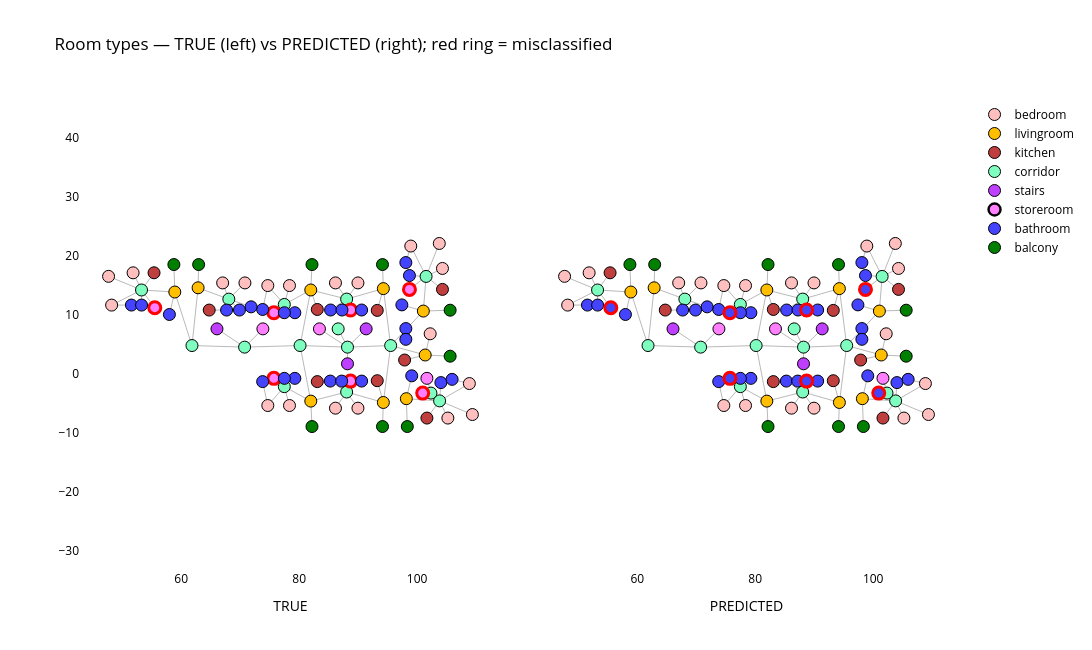

Notebook source saved alongside this figure:
### Markdown cell above
## 13. Visualise true vs predicted room types (plan view)

### Code cell
fig = go.Figure()
ex, ey = [], []
for a, b in edges:
    ex += [cen_xyz[a,0], cen_xyz[b,0], None]; ey += [cen_xyz[a,1], cen_xyz[b,1], None]

def panel(col, name_key, title, xref):
    fig.add_trace(go.Scatter(x=ex, y=ey, mode="lines", xaxis=xref,
                             line=dict(color="rgba(80,80,80,0.4)", width=1), hoverinfo="skip", showlegend=False))
    for t in present:
        idx = [i for i in range(N) if pred_df.iloc[i][name_key] == t]
        if not idx: continue
        wrong = [i for i in idx if pred_df.iloc[i].y_true != pred_df.iloc[i].y_pred]
        fig.add_trace(go.Scatter(
            x=cen_xyz[idx,0], y=cen_xyz[idx,1], mode="markers", xaxis=xref,
            marker=dict(size=12, color=ROOM_COLOR[t],
                        line=dict(color=["red" if i in wrong else "black" for i in idx],
                                  width=[3 if i in wrong else 1 for i in idx])),
            name=t, showlegend=(xref=="x"),
            text=[f"{pred_df.iloc[i].true_name}->{pred_df.iloc[i].pred_name}" for i in idx], hoverinfo="text"))

panel(None, "true_name", "True", "x")
panel(None, "pred_name", "Predicted", "x2")
fig.update_layout(
    title=dict(text="Room types — TRUE (left) vs PREDICTED (right); red ring = misclassified",
               font=dict(color="black")),
    paper_bgcolor="white", plot_bgcolor="white",
    xaxis=dict(domain=[0,0.48], color="black", scaleanchor="y", scaleratio=1, title="TRUE"),
    xaxis2=dict(domain=[0.52,1.0], color="black", scaleanchor="y", scaleratio=1, title="PREDICTED"),
    yaxis=dict(color="black"), legend=dict(font=dict(color="black")),
    width=1300, height=650)
fig.show(renderer=renderer)

### Figure 1 — Plotly figure (JSON) as saved in the notebook; plotly's stock layout.template omitted (floating-point values rounded to 4 significant figures; data arrays with more than 128 entries replaced by an {"elided": "..."} marker saying what was removed)
{"data": [{"hoverinfo": "skip", "line": {"color": "rgba(80,80,80,0.4)", "width": 1}, "mode": "lines", "showlegend": false, "type": "scatter", "x": {"elided": "306 float values"}, "xaxis": "x", "y": {"elided": "306 float values"}}, {"hoverinfo": "text", "marker": {"color": "#FFBFBF", "line": {"color": ["black", "black", "black", "black", "black", "black", "black", "black", "black", "black", "black", "black", "black", "black", "black", "black", "black", "black", "black", "black"], "width": [1, 1, 1, 1, 1, 1, 1, 1, 1, 1, 1, 1, 1, 1, 1, 1, 1, 1, 1, 1]}, "size": 12}, "mode": "markers", "name": "bedroom", "showlegend": true, "text": ["bedroom->bedroom", "bedroom->bedroom", "bedroom->bedroom", "bedroom->bedroom", "bedroom->bedroom", "bedroom->bedroom", "bedroom->bedroom", "bedroom->bedroom", "bedroom->bedroom", "bedroom->bedroom", "bedroom->bedroom", "bedroom->bedroom", "bedroom->bedroom", "bedroom->bedroom", "bedroom->bedroom", "bedroom->bedroom", "bedroom->bedroom", "bedroom->bedroom", "bedroom->bedroom", "bedroom->bedroom"], "type": "scatter", "x": [86.15, 74.68, 89.96, 78.36, 67.03, 108.9, 109.4, 105.2, 102.2, 103.8, 98.92, 48.21, 47.68, 51.84, 89.96, 78.36, 86.15, 74.68, 70.8, 104.3], "xaxis": "x", "y": [-5.793, -5.343, 15.44, 14.99, 15.44, -1.62, -6.87, -7.47, 6.817, 22.13, 21.69, 11.68, 16.55, 17.15, -5.793, -5.343, 15.44, 14.99, 15.44, 17.89]}, {"hoverinfo": "text", "marker": {"color": "#FFBF00", "line": {"color": ["black", "black", "black", "black", "black", "black", "black", "black", "black"], "width": [1, 1, 1, 1, 1, 1, 1, 1, 1]}, "size": 12}, "mode": "markers", "name": "livingroom", "showlegend": true, "text": ["livingroom->livingroom", "livingroom->livingroom", "livingroom->livingroom", "livingroom->livingroom", "livingroom->livingroom", "livingroom->livingroom", "livingroom->livingroom", "livingroom->livingroom", "livingroom->livingroom"], "type": "scatter", "x": [81.97, 81.97, 94.27, 98.17, 101.4, 101.1, 58.92, 62.87, 94.27], "xaxis": "x", "y": [-4.596, 14.24, 14.47, -4.184, 3.22, 10.67, 13.9, 14.61, -4.826]}, {"hoverinfo": "text", "marker": {"color": "#BF3F3F", "line": {"color": ["black", "black", "black", "black", "black", "black", "black", "black", "black"], "width": [1, 1, 1, 1, 1, 1, 1, 1, 1]}, "size": 12}, "mode": "markers", "name": "kitchen", "showlegend": true, "text": ["kitchen->kitchen", "kitchen->kitchen", "kitchen->kitchen", "kitchen->kitchen", "kitchen->kitchen", "kitchen->kitchen", "kitchen->kitchen", "kitchen->kitchen", "kitchen->kitchen"], "type": "scatter", "x": [55.4, 93.24, 83.07, 101.7, 97.87, 64.75, 93.24, 83.07, 104.3], "xaxis": "x", "y": [17.16, -1.135, -1.291, -7.47, 2.367, 10.84, 10.78, 10.94, 14.34]}, {"hoverinfo": "text", "marker": {"color": "#7FFFBF", "line": {"color": ["black", "black", "black", "black", "black", "black", "black", "black", "black", "black", "black", "black", "black", "black", "black"], "width": [1, 1, 1, 1, 1, 1, 1, 1, 1, 1, 1, 1, 1, 1, 1]}, "size": 12}, "mode": "markers", "name": "corridor", "showlegend": true, "text": ["corridor->corridor", "corridor->corridor", "corridor->corridor", "corridor->corridor", "corridor->corridor", "corridor->corridor", "corridor->corridor", "corridor->corridor", "corridor->corridor", "corridor->corridor", "corridor->corridor", "corridor->corridor", "corridor->corridor", "corridor->corridor", "corridor->corridor"], "type": "scatter", "x": [86.61, 77.48, 70.75, 95.51, 103.8, 102.3, 53.27, 61.83, 77.48, 88.05, 68.07, 88.05, 80.15, 88.19, 101.5], "xaxis": "x", "y": [7.651, 11.79, 4.554, 4.824, -4.558, -3.235, 14.24, 4.824, -2.144, -3.054, 12.69, 12.7, 4.824, 4.554, 16.54]}, {"hoverinfo": "text", "marker": {"color": "#BF3FFF", "line": {"color": ["black", "black", "black"], "width": [1, 1, 1]}, "size": 12}, "mode": "markers", "name": "stairs", "showlegend": true, "text": ["stairs->stairs", "stairs->stairs", "stairs->stairs"], "type": "scatter", "x": [91.35, 88.19, 66.06], "xaxis": "x", "y": [7.651, 1.727, 7.651]}, {"hoverinfo": "text", "marker": {"color": "#FF7FFF", "line": {"color": ["black", "red", "red", "red", "red", "black", "black", "red", "red", "red"], "width": [1, 3, 3, 3, 3, 1, 1, 3, 3, 3]}, "size": 12}, "mode": "markers", "name": "storeroom", "showlegend": true, "text": ["storeroom->storeroom", "storeroom->bathroom", "storeroom->bathroom", "storeroom->bathroom", "storeroom->bathroom", "storeroom->storeroom", "storeroom->storeroom", "storeroom->bathroom", "storeroom->bathroom", "storeroom->bathroom"], "type": "scatter", "x": [83.44, 55.52, 88.71, 88.71, 98.69, 73.85, 101.7, 100.9, 75.71, 75.71], "xaxis": "x", "y": [7.651, 11.24, -1.201, 10.85, 14.34, 7.651, -0.7346, -3.235, 10.39, -0.7414]}, {"hoverinfo": "text", "marker": {"color": "#4444FF", "line": {"color": ["black", "black", "black", "black", "black", "black", "black", "black", "black", "black", "black", "black", "black", "black", "black", "black", "black", "black", "black", "black", "black", "black", "black", "black", "black", "black"], "width": [1, 1, 1, 1, 1, 1, 1, 1, 1, 1, 1, 1, 1, 1, 1, 1, 1, 1, 1, 1, 1, 1, 1, 1, 1, 1]}, "size": 12}, "mode": "markers", "name": "bathroom", "showlegend": true, "text": ["bathroom->bathroom", "bathroom->bathroom", "bathroom->bathroom", "bathroom->bathroom", "bathroom->bathroom", "bathroom->bathroom", "bathroom->bathroom", "bathroom->bathroom", "bathroom->bathroom", "bathroom->bathroom", "bathroom->bathroom", "bathroom->bathroom", "bathroom->bathroom", "bathroom->bathroom", "bathroom->bathroom", "bathroom->bathroom", "bathroom->bathroom", "bathroom->bathroom", "bathroom->bathroom", "bathroom->bathroom", "bathroom->bathroom", "bathroom->bathroom", "bathroom->bathroom", "bathroom->bathroom", "bathroom->bathroom", "bathroom->bathroom"], "type": "scatter", "x": [85.28, 87.21, 51.56, 58.0, 53.28, 73.81, 73.81, 71.85, 104.0, 105.9, 98.08, 98.08, 98.08, 97.41, 90.59, 67.69, 69.88, 85.33, 90.59, 87.26, 99.08, 98.69, 79.27, 79.27, 77.49, 77.49], "xaxis": "x", "y": [-1.202, -1.2, 11.69, 10.09, 11.68, -1.291, 10.94, 11.39, -1.458, -0.908, 7.705, 5.88, 18.89, 11.72, -1.201, 10.84, 10.84, 10.85, 10.85, 10.85, -0.308, 16.69, -0.7409, 10.39, -0.7406, 10.39]}, {"hoverinfo": "text", "marker": {"color": "#007F00", "line": {"color": ["black", "black", "black", "black", "black", "black", "black", "black", "black"], "width": [1, 1, 1, 1, 1, 1, 1, 1, 1]}, "size": 12}, "mode": "markers", "name": "balcony", "showlegend": true, "text": ["balcony->balcony", "balcony->balcony", "balcony->balcony", "balcony->balcony", "balcony->balcony", "balcony->balcony", "balcony->balcony", "balcony->balcony", "balcony->balcony"], "type": "scatter", "x": [94.13, 94.13, 82.17, 58.76, 105.6, 105.6, 98.33, 82.17, 62.96], "xaxis": "x", "y": [-8.906, 18.55, 18.55, 18.55, 10.82, 3.017, -8.906, -8.906, 18.55]}, {"hoverinfo": "skip", "line": {"color": "rgba(80,80,80,0.4)", "width": 1}, "mode": "lines", "showlegend": false, "type": "scatter", "x": {"elided": "306 float values"}, "xaxis": "x2", "y": {"elided": "306 float values"}}, {"hoverinfo": "text", "marker": {"color": "#FFBFBF", "line": {"color": ["black", "black", "black", "black", "black", "black", "black", "black", "black", "black", "black", "black", "black", "black", "black", "black", "black", "black", "black", "black"], "width": [1, 1, 1, 1, 1, 1, 1, 1, 1, 1, 1, 1, 1, 1, 1, 1, 1, 1, 1, 1]}, "size": 12}, "mode": "markers", "name": "bedroom", "showlegend": false, "text": ["bedroom->bedroom", "bedroom->bedroom", "bedroom->bedroom", "bedroom->bedroom", "bedroom->bedroom", "bedroom->bedroom", "bedroom->bedroom", "bedroom->bedroom", "bedroom->bedroom", "bedroom->bedroom", "bedroom->bedroom", "bedroom->bedroom", "bedroom->bedroom", "bedroom->bedroom", "bedroom->bedroom", "bedroom->bedroom", "bedroom->bedroom", "bedroom->bedroom", "bedroom->bedroom", "bedroom->bedroom"], "type": "scatter", "x": [86.15, 74.68, 89.96, 78.36, 67.03, 108.9, 109.4, 105.2, 102.2, 103.8, 98.92, 48.21, 47.68, 51.84, 89.96, 78.36, 86.15, 74.68, 70.8, 104.3], "xaxis": "x2", "y": [-5.793, -5.343, 15.44, 14.99, 15.44, -1.62, -6.87, -7.47, 6.817, 22.13, 21.69, 11.68, 16.55, 17.15, -5.793, -5.343, 15.44, 14.99, 15.44, 17.89]}, {"hoverinfo": "text", "marker": {"color": "#FFBF00", "line": {"color": ["black", "black", "black", "black", "black", "black", "black", "black", "black"], "width": [1, 1, 1, 1, 1, 1, 1, 1, 1]}, "size": 12}, "mode": "markers", "name": "livingroom", "showlegend": false, "text": ["livingroom->livingroom", "livingroom->livingroom", "livingroom->livingroom", "livingroom->livingroom", "livingroom->livingroom", "livingroom->livingroom", "livingroom->livingroom", "livingroom->livingroom", "livingroom->livingroom"], "type": "scatter", "x": [81.97, 81.97, 94.27, 98.17, 101.4, 101.1, 58.92, 62.87, 94.27], "xaxis": "x2", "y": [-4.596, 14.24, 14.47, -4.184, 3.22, 10.67, 13.9, 14.61, -4.826]}, {"hoverinfo": "text", "marker": {"color": "#BF3F3F", "line": {"color": ["black", "black", "black", "black", "black", "black", "black", "black", "black"], "width": [1, 1, 1, 1, 1, 1, 1, 1, 1]}, "size": 12}, "mode": "markers", "name": "kitchen", "showlegend": false, "text": ["kitchen->kitchen", "kitchen->kitchen", "kitchen->kitchen", "kitchen->kitchen", "kitchen->kitchen", "kitchen->kitchen", "kitchen->kitchen", "kitchen->kitchen", "kitchen->kitchen"], "type": "scatter", "x": [55.4, 93.24, 83.07, 101.7, 97.87, 64.75, 93.24, 83.07, 104.3], "xaxis": "x2", "y": [17.16, -1.135, -1.291, -7.47, 2.367, 10.84, 10.78, 10.94, 14.34]}, {"hoverinfo": "text", "marker": {"color": "#7FFFBF", "line": {"color": ["black", "black", "black", "black", "black", "black", "black", "black", "black", "black", "black", "black", "black", "black", "black"], "width": [1, 1, 1, 1, 1, 1, 1, 1, 1, 1, 1, 1, 1, 1, 1]}, "size": 12}, "mode": "markers", "name": "corridor", "showlegend": false, "text": ["corridor->corridor", "corridor->corridor", "corridor->corridor", "corridor->corridor", "corridor->corridor", "corridor->corridor", "corridor->corridor", "corridor->corridor", "corridor->corridor", "corridor->corridor", "corridor->corridor", "corridor->corridor", "corridor->corridor", "corridor->corridor", "corridor->corridor"], "type": "scatter", "x": [86.61, 77.48, 70.75, 95.51, 103.8, 102.3, 53.27, 61.83, 77.48, 88.05, 68.07, 88.05, 80.15, 88.19, 101.5], "xaxis": "x2", "y": [7.651, 11.79, 4.554, 4.824, -4.558, -3.235, 14.24, 4.824, -2.144, -3.054, 12.69, 12.7, 4.824, 4.554, 16.54]}, {"hoverinfo": "text", "marker": {"color": "#BF3FFF", "line": {"color": ["black", "black", "black"], "width": [1, 1, 1]}, "size": 12}, "mode": "markers", "name": "stairs", "showlegend": false, "text": ["stairs->stairs", "stairs->stairs", "stairs->stairs"], "type": "scatter", "x": [91.35, 88.19, 66.06], "xaxis": "x2", "y": [7.651, 1.727, 7.651]}, {"hoverinfo": "text", "marker": {"color": "#FF7FFF", "line": {"color": ["black", "black", "black"], "width": [1, 1, 1]}, "size": 12}, "mode": "markers", "name": "storeroom", "showlegend": false, "text": ["storeroom->storeroom", "storeroom->storeroom", "storeroom->storeroom"], "type": "scatter", "x": [83.44, 73.85, 101.7], "xaxis": "x2", "y": [7.651, 7.651, -0.7346]}, {"hoverinfo": "text", "marker": {"color": "#4444FF", "line": {"color": ["black", "black", "black", "black", "black", "black", "black", "black", "black", "black", "black", "black", "black", "black", "black", "black", "black", "black", "black", "black", "black", "black", "black", "black", "black", "black", "red", "red", "red", "red", "red", "red", "red"], "width": [1, 1, 1, 1, 1, 1, 1, 1, 1, 1, 1, 1, 1, 1, 1, 1, 1, 1, 1, 1, 1, 1, 1, 1, 1, 1, 3, 3, 3, 3, 3, 3, 3]}, "size": 12}, "mode": "markers", "name": "bathroom", "showlegend": false, "text": ["bathroom->bathroom", "bathroom->bathroom", "bathroom->bathroom", "bathroom->bathroom", "bathroom->bathroom", "bathroom->bathroom", "bathroom->bathroom", "bathroom->bathroom", "bathroom->bathroom", "bathroom->bathroom", "bathroom->bathroom", "bathroom->bathroom", "bathroom->bathroom", "bathroom->bathroom", "bathroom->bathroom", "bathroom->bathroom", "bathroom->bathroom", "bathroom->bathroom", "bathroom->bathroom", "bathroom->bathroom", "bathroom->bathroom", "bathroom->bathroom", "bathroom->bathroom", "bathroom->bathroom", "bathroom->bathroom", "bathroom->bathroom", "storeroom->bathroom", "storeroom->bathroom", "storeroom->bathroom", "storeroom->bathroom", "storeroom->bathroom", "storeroom->bathroom", "storeroom->bathroom"], "type": "scatter", "x": [85.28, 87.21, 51.56, 58.0, 53.28, 73.81, 73.81, 71.85, 104.0, 105.9, 98.08, 98.08, 98.08, 97.41, 90.59, 67.69, 69.88, 85.33, 90.59, 87.26, 99.08, 98.69, 79.27, 79.27, 77.49, 77.49, 55.52, 88.71, 88.71, 98.69, 100.9, 75.71, 75.71], "xaxis": "x2", "y": [-1.202, -1.2, 11.69, 10.09, 11.68, -1.291, 10.94, 11.39, -1.458, -0.908, 7.705, 5.88, 18.89, 11.72, -1.201, 10.84, 10.84, 10.85, 10.85, 10.85, -0.308, 16.69, -0.7409, 10.39, -0.7406, 10.39, 11.24, -1.201, 10.85, 14.34, -3.235, 10.39, -0.7414]}, {"hoverinfo": "text", "marker": {"color": "#007F00", "line": {"color": ["black", "black", "black", "black", "black", "black", "black", "black", "black"], "width": [1, 1, 1, 1, 1, 1, 1, 1, 1]}, "size": 12}, "mode": "markers", "name": "balcony", "showlegend": false, "text": ["balcony->balcony", "balcony->balcony", "balcony->balcony", "balcony->balcony", "balcony->balcony", "balcony->balcony", "balcony->balcony", "balcony->balcony", "balcony->balcony"], "type": "scatter", "x": [94.13, 94.13, 82.17, 58.76, 105.6, 105.6, 98.33, 82.17, 62.96], "xaxis": "x2", "y": [-8.906, 18.55, 18.55, 18.55, 10.82, 3.017, -8.906, -8.906, 18.55]}], "layout": {"height": 650, "legend": {"font": {"color": "black"}}, "paper_bgcolor": "white", "plot_bgcolor": "white", "title": {"font": {"color": "black"}, "text": "Room types — TRUE (left) vs PREDICTED (right); red ring = misclassified"}, "width": 1300, "xaxis": {"color": "black", "domain": [0, 0.48], "scaleanchor": "y", "scaleratio": 1, "title": {"text": "TRUE"}}, "xaxis2": {"color": "black", "domain": [0.52, 1], "scaleanchor": "y", "scaleratio": 1, "title": {"text": "PREDICTED"}}, "yaxis": {"color": "black"}}}
